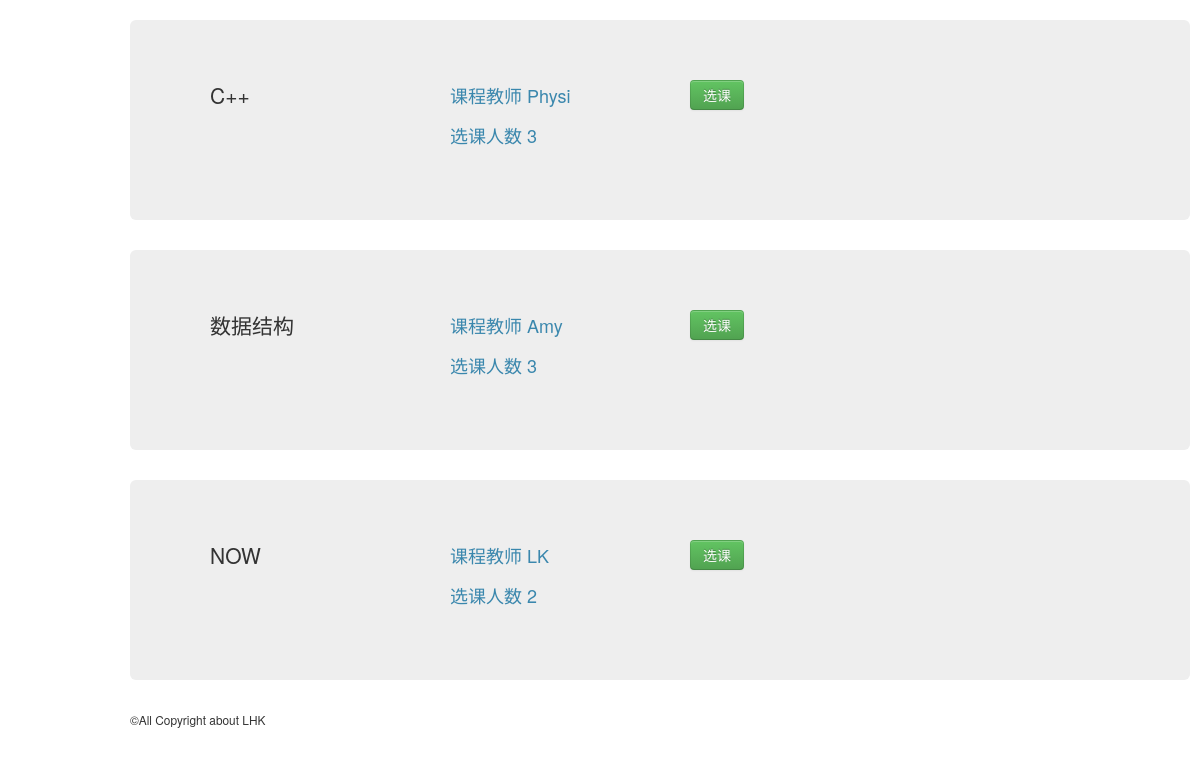
The app's page /Tapp/courses/1/ with its own data.
### Tapp/models.py (models this page shows, shortened)
class Course(models.Model):
    teacher = models.ForeignKey(Teacher,on_delete=models.CASCADE)
    students = models.ManyToManyField(Student)
    course_name =  models.CharField(max_length=50) # 课程名字
    course_id = models.CharField(max_length=20,unique=True) # 课程id 唯一 用于辨别课程
    course_starttime = models.DateTimeField("start time") # 课程开始时间
    course_endtime = models.DateTimeField("end time") # 课程结束时间
    course_stu_num = models.IntegerField(default=0) # 学生数

class Teacher(models.Model):
    teacher_name = models.CharField(max_length=20) # 教师名字
    teacher_id = models.CharField(max_length=15,unique=True) # 教师ID 唯一
    teacher_pwd = models.CharField(max_length=30) # 教师密码

### Tapp/views.py (the view)
# urls.py: path('courses/<int:spk>/',views.Courses ,name='courses'),
def Courses(request,spk):
    try:
        all_courses = Course.objects.all()
        stu = Student.objects.get(pk=spk)
        selectedCourses = stu.course_set.all()
        context = {"all_courses":all_courses, "selectedCourses":selectedCourses, "stu":stu}
        return render(request,"Tapp/allCourses.html",context=context)
    except Exception:
        return HttpResponse("<h2>Some error Happen</h2>")

### Tapp/templates/Tapp/allCourses.html (shortened to what this page needs)
<head>
    {% load static %}
    <link rel="stylesheet" href="{% static 'Tapp/css/bootstrap.css' %}">
</head>
<body>
    <div class="container">
        <br>
    {% if all_courses %}
    {% for course in all_courses %}
        {% if course in selectedCourses  %}
        <div class="row-fluid hero-unit" >
            <form action="{% url 'Tapp:exitCourse' stu.id course.id %}" method="POST">
                {% csrf_token %}
                <div class="span3">
                    <p class="lead">{{ course.course_name }} </p>
                </div>
                <div class="span3">
                    <p class="text-info">课程教师  {{ course.teacher.teacher_name }} </p>
                    <p class="text-info">选课人数  {{ course.course_stu_num }} </p>
                </div>
                <div class="span4">
                    <button class="btn btn-danger"> 退选 </button>
                </div>
            </form>
        </div>
        {% else %}
        <div class="row-fluid hero-unit"  >
            <form action="{% url 'Tapp:selectCourse' stu.id course.id %}" method="POST">
                <div class="span3">
                    <p class="lead">{{ course.course_name }} </p>
                </div>
                <div class="span3">
                    <p class="text-info">课程教师  {{ course.teacher.teacher_name }} </p>
                    <p class="text-info">选课人数  {{ course.course_stu_num }} </p>
                </div>
                <div class="span4">
                    <button class="btn btn-success"> 选课 </button>
                </div>
            </form>
        </div>
        {% endif %}
    {% endfor %}
    {% else %}
        <p class="lead"><strong>目前没有任何课程</strong></p>
    {% endif %}
</div>
</body>
<footer>
    <div class="container">
        <small>&COPY;All Copyright about LHK</small>
    </div>
</footer>

### records on screen
Course: course_name "C++", teacher.teacher_name "Physi", course_stu_num "3"
Course: course_name "数据结构", teacher.teacher_name "Amy", course_stu_num "3"
Course: course_name "NOW", teacher.teacher_name "LK", course_stu_num "2"
